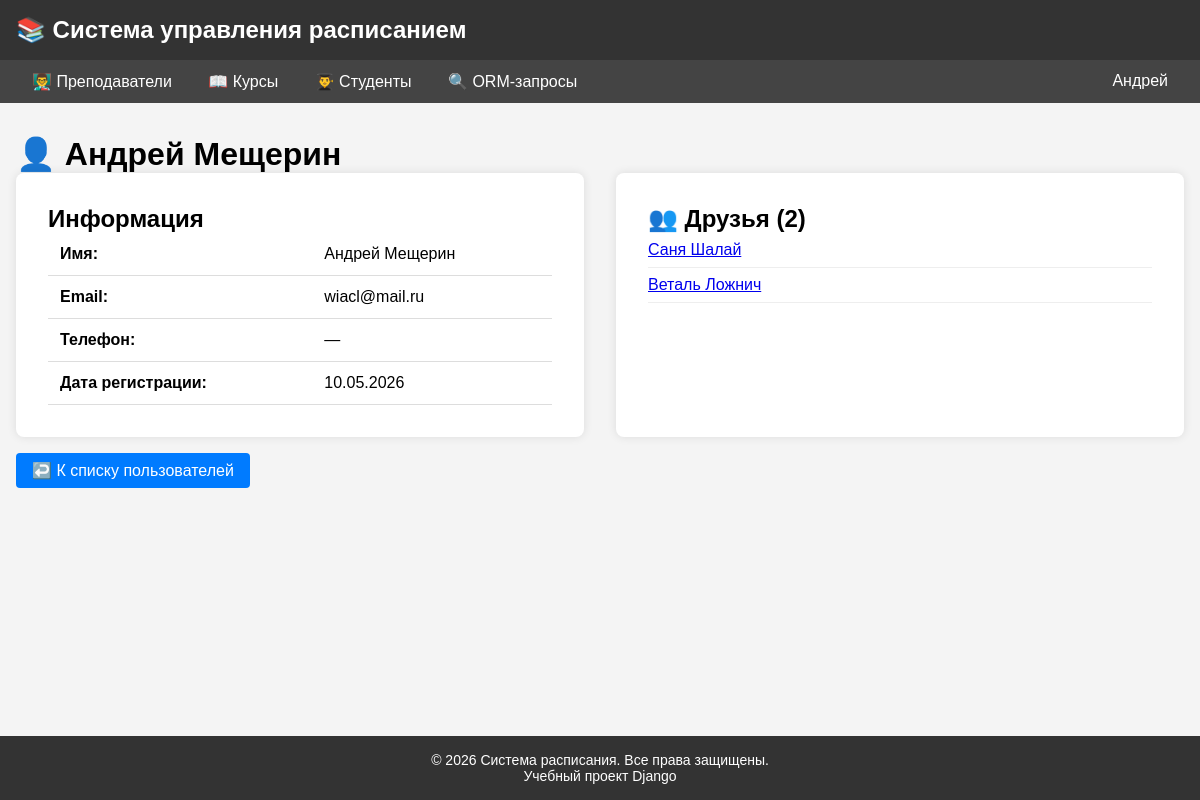
/users/users/2/ (signed in), run on the app's committed database.
### users/models.py (models this page shows, shortened)
class User(AbstractUser):
    groups = models.ManyToManyField(
        'auth.Group',
        verbose_name='группы',
        blank=True,
        help_text='Группы, к которым принадлежит пользователь.',
        related_name="custom_user_groups",
        related_query_name="custom_user_group",
    )
    user_permissions = models.ManyToManyField(
        'auth.Permission',
        verbose_name='права доступа',
        blank=True,
        help_text='Специальные права для пользователя.',
        related_name="custom_user_permissions",
        related_query_name="custom_user_permission",
    )
    middle_name = models.CharField(max_length=50, blank=True, null=True, verbose_name="Отчество")
    phone = models.CharField(max_length=20, blank=True, null=True, verbose_name="Телефон")
    birth_date = models.DateField(blank=True, null=True, verbose_name="Дата рождения")
    avatar = models.ImageField(
        upload_to='avatars/',
        blank=True,
        null=True,
        verbose_name="Аватар"
    )
    bio = models.TextField(blank=True, null=True, verbose_name="О себе")
    is_teacher = models.BooleanField(default=False, verbose_name="Преподаватель")
    is_student = models.BooleanField(default=False, verbose_name="Студент")
    friends = models.ManyToManyField(
        'self',
        blank=True,
        symmetrical=True,
        verbose_name="Друзья",
    )
    is_public = models.BooleanField(
        default=False,
        verbose_name="Публичный профиль",
        help_text="Если отмечено, профиль виден всем пользователям"
    )
    class Meta:
        verbose_name = "Пользователь"
        verbose_name_plural = "Пользователи"
    def get_friends(self):
        return self.friends.all()
    def is_friend(self, user):
        return self.friends.filter(id=user.id).exists()
    def can_view_profile(self, user):
        if not user.is_authenticated:
            return False
        if user == self:
            return True
        if self.is_public:
            return True
        if self.is_friend(user):
            return True
        return False

### users/views.py (the view)
# urls.py: path('users/<int:user_id>/', views.user_detail, name='user_detail'),
@login_required
def user_detail(request, user_id):
    profile_user = get_object_or_404(User, id=user_id)
    if not profile_user.can_view_profile(request.user):
        logger.warning(
            f"User {request.user.username} tried to view private profile of {profile_user.username}"
        )
        messages.error(request, 'У вас нет доступа к просмотру этого профиля.')
        return redirect('users:user_list')
    logger.info(f"User {request.user.username} viewing profile of {profile_user.username}")
    is_friend = profile_user.is_friend(request.user)
    friends = profile_user.get_friends()
    return render(request, 'registration/user_detail.html', {
        'profile_user': profile_user,
        'friends': friends,
        'is_friend': is_friend,
        'is_own_profile': request.user == profile_user,
    })

### templates/registration/user_detail.html (shortened to what this page needs)
{% extends 'schedule/base.html' %}
{% block content %}
<h1>👤 {{ profile_user.get_full_name|default:profile_user.username }}</h1>
<div style="display: grid; grid-template-columns: 1fr 1fr; gap: 2rem;">
    <div style="background: white; padding: 2rem; border-radius: 8px; box-shadow: 0 0 10px rgba(0,0,0,0.1);">
        <h2>Информация</h2>
        <table style="width: 100%; box-shadow: none;">
            <tr><td><strong>Имя:</strong></td><td>{{ profile_user.get_full_name }}</td></tr>
            <tr><td><strong>Email:</strong></td><td>{{ profile_user.email }}</td></tr>
            <tr><td><strong>Телефон:</strong></td><td>{{ profile_user.phone|default:"—" }}</td></tr>
            <tr><td><strong>Дата регистрации:</strong></td><td>{{ profile_user.date_joined|date:"d.m.Y" }}</td></tr>
        </table>
    </div>
    <div style="background: white; padding: 2rem; border-radius: 8px; box-shadow: 0 0 10px rgba(0,0,0,0.1);">
        <h2>👥 Друзья ({{ friends.count }})</h2>
        {% if friends %}
        <ul style="list-style: none; padding: 0;">
            {% for friend in friends %}
            <li style="padding: 0.5rem 0; border-bottom: 1px solid #eee;">
                <a href="{% url 'users:user_detail' friend.id %}">{{ friend.get_full_name|default:friend.username }}</a>
            </li>
            {% endfor %}
        </ul>
        {% else %}
        <p>Нет друзей</p>
        {% endif %}
    </div>
</div>
<div style="margin-top: 1rem;">
    <a href="{% url 'users:user_list' %}" class="btn">↩️ К списку пользователей</a>
</div>
{% endblock %}

### schedule/templates/schedule/base.html (shortened to what this page needs)
<!DOCTYPE html>
<html lang="ru">
<head>
</head>
<body>
<header>
    <h1>📚 Система управления расписанием</h1>
</header>
<nav>
    <a href="{% url 'schedule:teacher_index' %}">👨‍🏫 Преподаватели</a>
    <a href="{% url 'schedule:course_index' %}">📖 Курсы</a>
    <a href="{% url 'schedule:student_index' %}">👨‍🎓 Студенты</a>
    <a href="{% url 'schedule:orm_queries' %}">🔍 ORM-запросы</a>
    {% if user.is_authenticated %}
        <div class="nav-dropdown" style="float: right;">
            <a href="#">{{ user.first_name|default:user.username }}</a>
        </div>
    {% else %}
        <div style="float: right;">
            <a href="{% url 'login' %}">🔐 Войти</a>
            <a href="{% url 'users:register' %}">📝 Регистрация</a>
        </div>
    {% endif %}
</nav>
<main>
    {% block content %}{% endblock %}
</main>
<footer>
    <p>© {% now "Y" %} Система расписания. Все права защищены.</p>
    <p>Учебный проект Django</p>
</footer>
</body>
</html>

### schedule/templates/schedule/base.html (style rules this page uses)
* { margin: 0; padding: 0; box-sizing: border-box; }
body { font-family: Arial, sans-serif; background: #f4f4f4; min-height: 100vh; display: flex; flex-direction: column; }
header { background: #333; color: white; padding: 1rem; }
header h1 { margin: 0; font-size: 1.5rem; }
nav { background: #444; padding: 0.75rem 1rem; }
nav a { color: white; text-decoration: none; margin: 0 1rem; }
main { flex: 1; max-width: 1200px; margin: 2rem auto; padding: 0 1rem; width: 100%; }
footer { background: #333; color: white; text-align: center; padding: 1rem; margin-top: auto; font-size: 0.875rem; }
table { width: 100%; border-collapse: collapse; background: white; }
th, td { padding: 0.75rem; text-align: left; border-bottom: 1px solid #ddd; }
.btn { display: inline-block; padding: 0.5rem 1rem; background: #007bff; color: white; text-decoration: none; border-radius: 4px; border: none; cursor: pointer; }
.nav-dropdown { position: relative; display: inline-block; }

### data on the page
User: first_name "Андрей", get_full_name "Андрей Мещерин", email "wiacl@mail.ru", phone "—", date_joined "10.05.2026"
User: get_full_name "Саня Шалай"
User: get_full_name "Веталь Ложнич"

### other printed values
{{ friends.count }} "2"
